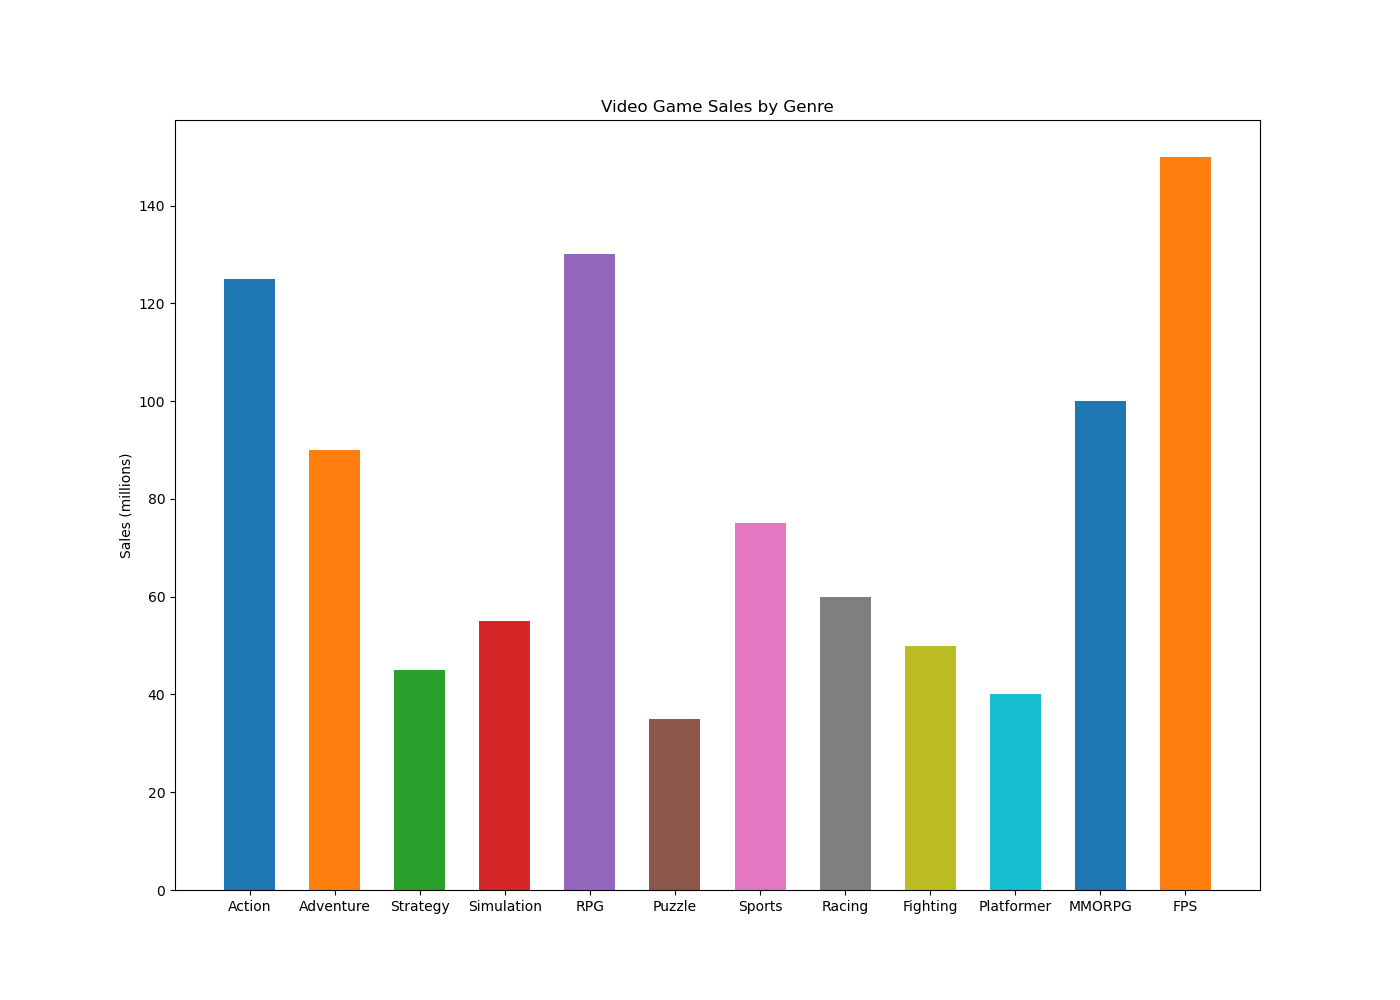

Here is the Python script that generated this plot:

import matplotlib.pyplot as plt

# Data
genres = [
    "Action", "Adventure", "Strategy", "Simulation", "RPG", "Puzzle",
    "Sports", "Racing", "Fighting", "Platformer", "MMORPG", "FPS"
]
sales_millions = [125, 90, 45, 55, 130, 35, 75, 60, 50, 40, 100, 150]

# Creating vertical bar chart
fig, ax = plt.subplots(figsize=(14, 10))

ax.bar(genres, sales_millions, color=[
    '#1f77b4', '#ff7f0e', '#2ca02c', '#d62728',
    '#9467bd', '#8c564b', '#e377c2', '#7f7f7f',
    '#bcbd22', '#17becf', '#1f77b4', '#ff7f0e'
], width=0.6)

# Adding labels and title
ax.set_ylabel('Sales (millions)')
ax.set_title('Video Game Sales by Genre')

# Show the plot
plt.show()
